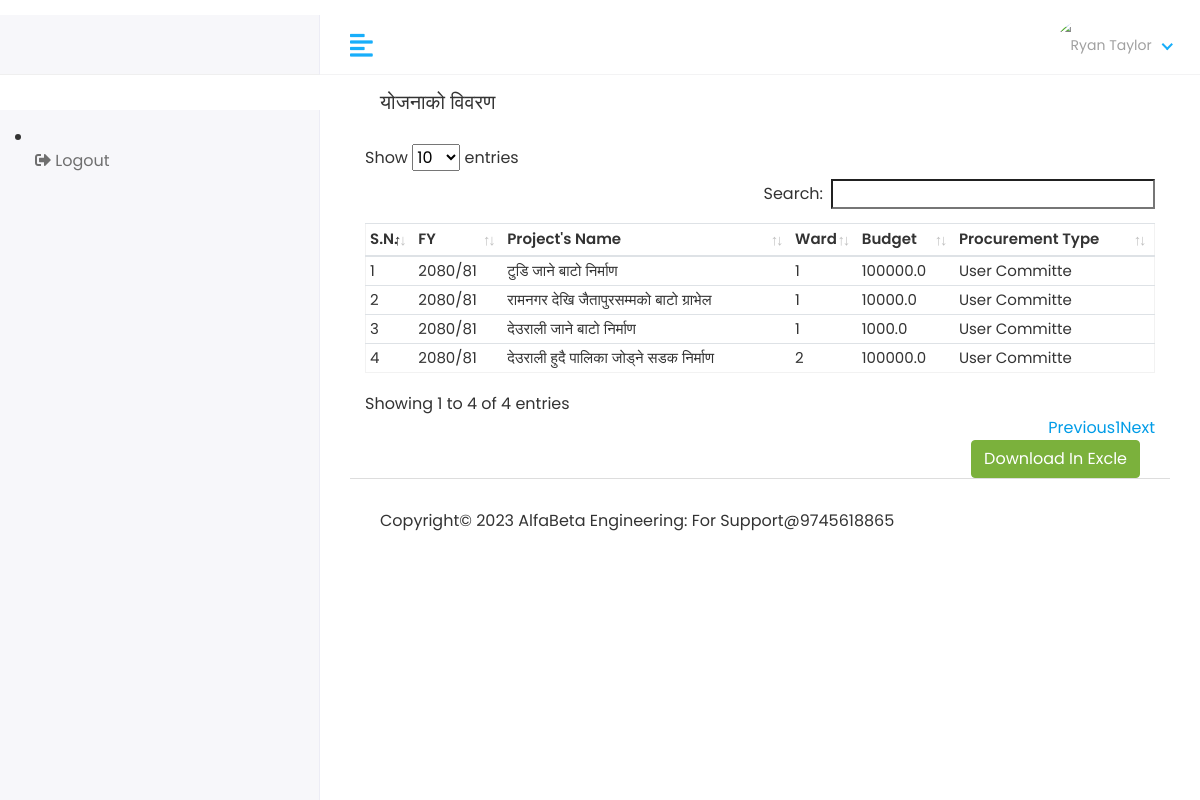
Screenshot of /View/Projects with the database file from the repository.
### accounts/models.py (models this page shows, shortened)
class Project(models.Model):
    fiscalyear = models.ForeignKey(CurrentFiscalYear, on_delete=models.CASCADE, null=True)
    name = models.CharField(max_length=250)
    ward = models.ForeignKey(Ward, on_delete=models.CASCADE, null=True)
    procurement_type = models.ForeignKey(Procurement_Type, on_delete=models.CASCADE, null=True)
    budget_type = models.ForeignKey(Budget_Type, on_delete=models.CASCADE, null=True)
    address = models.CharField(max_length=250)
    budget = models.FloatField()
    status = models.IntegerField(default=0)
    start_date = models.DateField(blank=True, null=True)
    accomplish_date = models.DateField(blank=True, null=True)
    extended_date = models.DateField(blank=True, null=True)

class CurrentFiscalYear(models.Model):
    fiscal_year = models.ForeignKey(FiscalYear, on_delete=models.CASCADE)

class FiscalYear(models.Model):
    name = models.CharField(max_length=100)
    def __str__(self):
        return self.name

class Ward(models.Model):
    name = models.CharField(max_length=250)
    chairperson = models.CharField(max_length=250, null = True)

class Procurement_Type(models.Model):
    name = models.CharField(max_length=250)

### planningsoftware/views.py (the view)
# urls.py: path('View/Projects', views.VIEW_PROJECTS, name='view_projects'),
def VIEW_PROJECTS(request):
    projects = Project.objects.all()
    context = {
        "projects": projects
    }
    return render(request,"Open/view_projects.html",context)

### templates/Open/view_projects.html (shortened to what this page needs)
{% extends 'base.html'%} {% block content %}
<div class="content container-fluid">
  <div class="page-header">
    <div class="col">
      <h5>योजनाको विवरण</h5>
    </div>
  </div>
  <div class="row">
    <div class="col-sm-12">
      <div class="table-responsive">
        <table
          id="table_id"
          class="table table-hover table-center table-sm mb-0"
        >
          <thead>
            <tr>
              <th>S.N.</th>
              <th>FY</th>
              <th>Project's Name</th>
              <th>Ward</th>
              <th>Budget</th>
              <th>Procurement Type</th>
            </tr>
          </thead>
          <tbody>
            {% for i in projects %}
            <tr>
              <td>{{ forloop.counter }}</td>
              <td>{{ i.fiscalyear.fiscal_year }}</td>
              <td>{{ i.name }}</td>
              <td>{{ i.ward.name }}</td>
              <td>{{ i.budget }}</td>
              <td>{{ i.procurement_type.name }}</td>
            </tr>
            {% endfor %}
          </tbody>
        </table>
        <div class="col d-flex justify-content-end">
          <a href="{% url 'export_projects_to_excel'%}">
            <button class="btn btn-success">Download In Excle</button>
          </a>
        </div>
      </div>
    </div>
  </div>
</div>
{% endblock %}

### templates/base.html (shortened to what this page needs)
<!DOCTYPE html>
<html lang="en">
   {% load static %}
   <head>
      <link rel="stylesheet" href="{% static 'assets/plugins/bootstrap/css/bootstrap.min.css' %}">
      <link rel="stylesheet" href="{% static 'assets/plugins/fontawesome/css/fontawesome.min.css' %}">
      <link rel="stylesheet" href="{% static 'assets/plugins/fontawesome/css/all.min.css' %}">
      <link rel="stylesheet" href="https://code.jquery.com/ui/1.13.1/themes/base/jquery-ui.css">
      <link scr= "https://cdnjs.cloudflare.com/ajax/libs/font-awesome/6.3.0/css/solid.min.css" rel = "stylesheet">
      <link rel="stylesheet" href="https://cdnjs.cloudflare.com/ajax/libs/font-awesome/6.3.0/css/solid.min.css" />
      <link rel="stylesheet" href="https://stackpath.bootstrapcdn.com/bootstrap/4.3.1/css/bootstrap.min.css">
      <link href="{% static 'assets/css/nepali.datepicker.v3.7.min.css'%}" rel="stylesheet" type="text/css">
      <link rel="stylesheet" href="https://cdnjs.cloudflare.com/ajax/libs/twitter-bootstrap/4.6.0/css/bootstrap.min.css" />
      <link rel="stylesheet" href="https://cdn.jsdelivr.net/npm/sweetalert2@11.1.4/dist/sweetalert2.min.css">
      <link rel="stylesheet" href="{% static 'assets/css/style.css' %} ">
<link rel="stylesheet" href="https://cdnjs.cloudflare.com/ajax/libs/select2/4.0.13/css/select2.min.css" />
      <link rel="stylesheet" href="{% static 'assets/plugins/datatables/datatables.min.css' %}">
   </head>
<body>
    <div class="main-wrapper">
            {% include 'includes/header.html' %}
            {% include 'includes/sidebar.html' %}
        <div class="page-wrapper">
             <div class="content container-fluid">
               {% block content%}
               {% endblock%}
          {% include 'includes/footer.html' %}
</div>
</div>
</body>
</html>

### templates/includes/header.html (shortened to what this page needs)
{% load static %}
<div class="header">
   {% if user.user_type == '1' %}
    <div class="header-left">
        {% if user.is_authenticated %}
       <h4><a href="" class="logo">
       <img src="{% static 'assets/img/logonepal.png' %}"  alt="Logo"> &nbsp;&nbsp;&nbsp;&nbsp; <span>{{user.username}}</span>
       </a></h4>
       {% endif %}
       <a href="" class="logo logo-small">
       <img src="{% static 'assets/img/logonepal.png' %}" alt="Logo" width="30" height="30">
       </a>
    </div>
   {% else %}
   <div class="header-left">
    </div>
   {% endif %}
   <a href="javascript:void(0);" id="toggle_btn">
    <i class="fas fa-align-left"></i
    </a>
    <div class="top-nav-search mt-2">
    <iframe scrolling="no" border="0" frameborder="0" marginwidth="0" marginheight="0" allowtransparency="true" src="https://www.ashesh.com.np/linknepali-time.php?time_only=no&font_color=333333&aj_time=yes&font_size=14&line_brake=1&api=512217n583" width="250" height="45"></iframe>
    </div>
    <ul class="nav user-menu">
       <li class="nav-item dropdown has-arrow">
            <a href="#" class="dropdown-toggle nav-link" data-toggle="dropdown">
               {% if user.profile_pic == "" %}
               <span class="user-img"><img class="rounded-circle" src="{% static 'assets/img/logonepal.png' %}" width="31" ></span>
               {% else %}
               <span class="user-img"><img class="rounded-circle" src="/media/{{user.profile_pic}}" width="31" alt="Ryan Taylor"></span>
            {% endif %}
            </a>
          </a>
 </div>

### templates/includes/sidebar.html (shortened to what this page needs)
<div class="sidebar" id="sidebar">
  <div class="sidebar-inner slimscroll">
    <div id="sidebar-menu" class="sidebar-menu">
      {% if user.user_type == '1' %}
      <ul>
        <li class="">
          <a href=""
            ><i class="fas fa-baseball-ball"></i> <span>DASHBOARD</span></a
          >
        </li>
           <li class="submenu">
          <a href="#"
            ><i class="fas fa-user-graduate"></i>
            <span> MANAGE PROJECT</span> <span class="menu-arrow"></span
          ></a>
          <ul>
            <li><a href="{% url 'add_project'%}">ADD PROJECT</a></li>
            <li><a href="{% url 'add_usercommittee'%}">ADD USER COMMITTE</a></li>
            <li><a href="{% url 'add_cost_estimate'%}">ADD COST ESTIMATE</a></li>
          </ul>
        </li>
           <li class="submenu">
          <a href="#"
            ><i class="fas fa-user-graduate"></i>
            <span>MANAGE CONTRACT</span> <span class="menu-arrow"></span
          ></a>
          <ul>
            <li><a href="{% url 'view_estimated_project'%}">View Estimated Project</a></li>
            <li><a href="{% url 'view_projects'%}">View User Committed Project</a></li>
          </ul>
        </li>
          </li>
           <li class="submenu">
          <a href="#"
            ><i class="fas fa-user-graduate"></i>
            <span> MANAGE USER-COMMITTE</span> <span class="menu-arrow"></span
          ></a>
          <ul>
            <li><a href="{% url 'view_usercommittee'%}"> उपभोक्ता समित हर्नुहोस</a></li>
            <li><a href="{% url 'view_cost_estimat'%}"> लागत अनुमान हेर्नुहोस</a></li>
          </ul>
        </li>
        <li class="submenu">
          <a href="#"
            ><i class="fas fa-chalkboard-teacher"></i>
            <span> कर्मचारी थप्नुहोस</span> <span class="menu-arrow"></span
          ></a>
          <ul>
            <li><a href="{% url 'add_accountant' %}">Add Accountant</a></li>
            <li><a href="{% url 'add_engineer' %}">Add Engineer</a></li>
            <li>
              <a href="{% url 'add_planningofficer' %}">Add Planning officer</a>
            </li>
            <li>
              <a href="{% url 'add_wadasachib' %}">Add Wada Sachib</a>
            </li>
            <li>
              <a href="{% url 'add_subengineer' %}">Add Sub Engineer</a>
            </li>
          </ul>
        </li>
        <li class="submenu">
          <a href="#"
            ><i class="fas fa-chalkboard-teacher"></i> <span>विवरणहरु</span>
            <span class="menu-arrow"></span
          ></a>
          <ul>
            <li><a href="{% url 'view_accountant'%}">View Accountant</a></li>
            <li><a href="{% url 'view_engineer'%}">View Engineer</a></li>
            <li>
              <a href="{% url 'view_planningofficer'%}"
                >View Planning Officer</a
              >
            </li>
            <li><a href="{% url 'view_subengineer'%}">View Sub Engineer</a></li>
            <li><a href="{% url 'view_wadasachib'%}">View Ward Sachib</a></li>
          </ul>
        </li>
        <li class="submenu">
          <a href="#"
            ><i class="fas fa-chalkboard-teacher"></i> <span> सेटिङ</span>
            <span class="menu-arrow"></span
          ></a>
          <ul>
            <li><a href="">Fiscal Year</a></li>
          </ul>
        </li>
        <li>
          <a href="{% url 'logout' %}"><i class="fas fa-sign-out-alt"></i> <span>Logout</span></a>
        </li>
      </ul>
      {% else %}
        <li>
          <a href="{% url 'logout' %}"
            ><i class="fas fa-sign-out-alt"></i> <span>Logout</span></a
          >
        </li>
      {% endif %}
    </div>
  </div>
</div>

### templates/includes/footer.html
{% load static %}
<footer>
  <p>
    Copyright© 2023 AlfaBeta Engineering:<span> For Support@9745618865</span>
  </p>
</footer>

### static/assets/css/style.css (style rules this page uses)
html { height: 100%; }
body { background-color: #fff; color: #333; font-family: 'Poppins', sans-serif; font-size: 1rem; height: 100%; line-height: 1.5; overflow-x: hidden; }
h1, h2, h3, h4, h5, h6 { font-family: 'Poppins', sans-serif; margin-top: 0; }
a { color: #009ce7; }
input, button, a { transition: all 0.4s ease; -moz-transition: all 0.4s ease; -o-transition: all 0.4s ease; -ms-transition: all 0.4s ease; -webkit-transition: all 0.4s ease; }
input, input:focus, button, button:focus { outline: none; }
ul, ol { padding: 0px; list-style: none; }
.table { color: #333; max-width: 100%; margin-bottom: 0; width: 100%; }
.table.dataTable { border-collapse: collapse !important; border: 1px solid rgba(0, 0, 0, 0.05); }
.table thead tr th { font-weight: 600; }
.table tbody tr { border-bottom: 1px solid rgba(0, 0, 0, 0.05); }
.table.table-center td, .table.table-center th { vertical-align: middle; }
.btn-success { background-color: #7bb13c; border: 1px solid #7bb13c }
.header { background-color: #fff; border-bottom: 1px solid #f3f3f4; left: 0; position: fixed; right: 0; top: 0; z-index: 1001; height: 60px; }
.header .header-left { float: left; height: 60px; padding: 0 20px; position: relative; width: 320px; z-index: 1; transition: all 0.2s ease-in-out; background-color: #f7f7fa; border-bottom: 1px solid #efefef; border-right: 1px solid #ececf5; display: flex; align-items: center; }
.header .dropdown-toggle:after { display: none; }
.header .has-arrow .dropdown-toggle:after { border-top: 0; border-left: 0; border-bottom: 2px solid #18aefa; border-right: 2px solid #18aefa; content: ''; height: 8px; display: inline-block; pointer-events: none; -webkit-transform-origin: 66% 66%; -ms-transform-origin: 66% 66%; transform-origin: 66% 66%; -webkit-transform: rotate(45deg); -ms-transform: rotate(45deg); transform: rotate(45deg); -webkit-transition: all 0.15s ease-in-out; transition: all 0.15s ease-in-out; width: 8px; vertical-align: 0px; }
.user-menu { float: right; margin: 0; position: relative; z-index: 99; padding-right: 15px; }
.user-menu.nav>li>a { color: #a0a0a0; font-size: 14px; line-height: 58px; padding: 0 15px; height: 60px; }
.user-img { margin-right: 3px; position: relative; }
.top-nav-search { float: left; margin-left: 15px; }
footer { padding: 1.875rem 1.875rem; border-top: 1px solid #ddd; }
footer p { margin: 0px; }
.sidebar { background-color: #f7f7fa; border-right: 1px solid #ececf5; bottom: 0; left: 0; margin-top: 0; position: fixed; top: 60px; transition: all 0.2s ease-in-out 0s; width: 320px; z-index: 1001; }
.sidebar-inner { height: 100%; min-height: 100%; transition: all 0.2s ease-in-out 0s; }
.sidebar-menu { padding: 15px; }
.sidebar-menu li a { color: #6f6f6f; display: block; font-size: 16px; height: auto; padding: 0 20px; }
.main-wrapper { width: 100%; height: 100vh; min-height: 100vh; }
.page-wrapper { margin-left: 320px; padding-top: 60px; position: relative; transition: all 0.4s ease; }
.page-wrapper>.content { padding: 1.875rem 1.875rem 0; }
.page-header { margin-bottom: 1.875rem; }
@media (min-width: 992px) { #toggle_btn { align-items: center; color: #18aefa; display: inline-flex; float: left; font-size: 26px; height: 60px; justify-content: center; margin-left: 15px; padding: 0 15px; } }

### templates/base.html (style rules this page uses)
table tbody tr { height: 20px !important; font-size: 16px !important; line-height: 20px !important; }
th { white-space: normal; }
.header { margin-top: 15px; }
.sidebar { margin-top: 50px; }
.header-left { display: flex; justify-content: center; align-items: center; }
#table_id th, td,tr { font-size: 15px; }
#table_id th, #table_id td { padding: 4px; }

### rows the page displays
Project: fiscalyear.fiscal_year "2080/81", name "टुडि जाने बाटो निर्माण", ward.name "1", budget "100000.0", procurement_type.name "User Committe"
Project: fiscalyear.fiscal_year "2080/81", name "रामनगर देखि जैतापुरसम्मको बाटो ग्राभेल", ward.name "1", budget "10000.0", procurement_type.name "User Committe"
Project: fiscalyear.fiscal_year "2080/81", name "देउराली जाने बाटो निर्माण", ward.name "1", budget "1000.0", procurement_type.name "User Committe"
Project: fiscalyear.fiscal_year "2080/81", name "देउराली हुदै पालिका जोड्ने सडक निर्माण", ward.name "2", budget "100000.0", procurement_type.name "User Committe"
